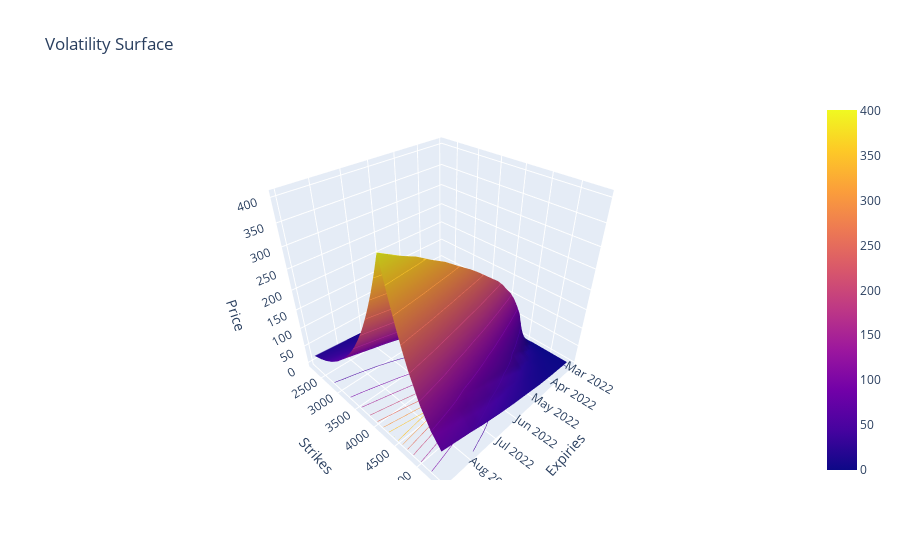
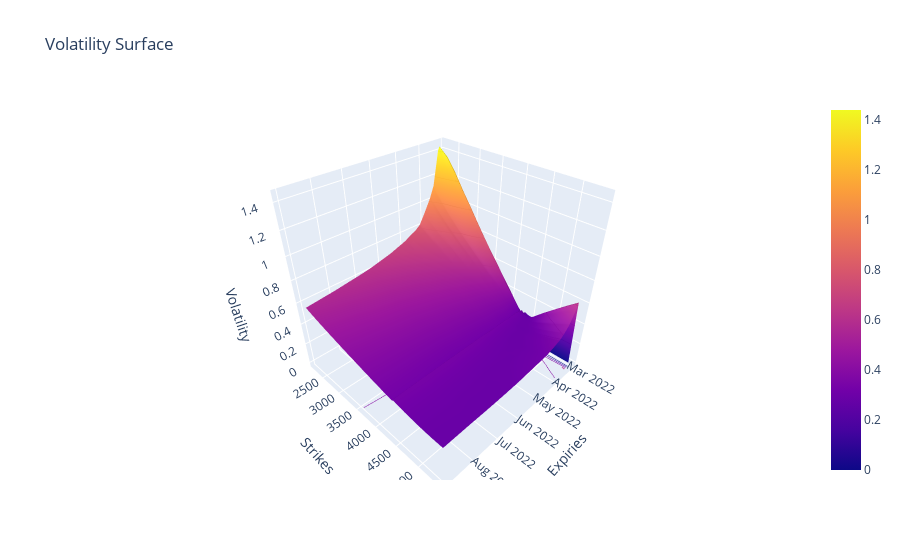

These figures' notebook cell, in order:
### Markdown cell above
---

### Code cell
fig = plot_volatility_surface(
	time=time,
	volatility_surface=spx_vs,
	quantity_method="model_price",
	model=model,
	plot_parameters={"moneyness": False, "time_to_expiry": False, "log_moneyness": False, "mid_price": True},
	out_the_money=True,
)
fig.show()


fig = plot_volatility_surface(
	time=time,
	volatility_surface=spx_vs,
	quantity_method="model_pricing_implied_volatility",
	pricing_model=pricing_model,
	model=model,
	plot_parameters={"moneyness": False, "time_to_expiry": False, "log_moneyness": False, "mid_price": True},
	out_the_money=True,
)
fig.show()

### Figure 1 — Plotly figure (JSON) as saved in the notebook; plotly's stock layout.template omitted (floating-point values rounded to 4 significant figures; data arrays with more than 128 entries replaced by an {"elided": "..."} marker saying what was removed)
{"data": [{"contours": {"z": {"highlightcolor": "limegreen", "project": {"z": true}, "show": true, "usecolormap": true}}, "type": "surface", "x": ["2022-03-04", "2022-03-09", "2022-03-11", "2022-03-18", "2022-03-23", "2022-03-25", "2022-03-30", "2022-03-31", "2022-04-01", "2022-04-08", "2022-04-14", "2022-04-22", "2022-04-29", "2022-05-20", "2022-05-31", "2022-06-17", "2022-06-30", "2022-07-15", "2022-07-29", "2022-08-31"], "y": [2200, 2400, 2600, 2800, 3000, 3200, 3400, 3500, 3600, 3700, 3800, 3850, 3900, 3950, 3975, 4000, 4025, 4040, 4050, 4060, 4070, 4075, 4080, 4090, 4100, 4110, 4120, 4125, 4130, 4140, 4150, 4160, 4170, 4175, 4180, 4190, 4200, 4210, 4220, 4225, 4230, 4240, 4250, 4260, 4270, 4275, 4280, 4290, 4300, 4310, 4320, 4325, 4330, 4340, 4350, 4360, 4370, 4375, 4380, 4390, 4400, 4410, 4420, 4425, 4430, 4440, 4450, 4460, 4470, 4475, 4480, 4490, 4500, 4510, 4525, 4550, 4600, 4650, 4700, 4800, 5000, 5200, 5400], "z": {"elided": "83x20 float values"}}], "layout": {"scene": {"aspectmode": "cube", "xaxis": {"title": {"text": "Expiries"}}, "yaxis": {"title": {"text": "Strikes"}}, "zaxis": {"title": {"text": "Price"}}}, "title": {"text": "Volatility Surface"}}}

### Figure 2 — Plotly figure (JSON) as saved in the notebook; plotly's stock layout.template omitted (floating-point values rounded to 4 significant figures; data arrays with more than 128 entries replaced by an {"elided": "..."} marker saying what was removed)
{"data": [{"contours": {"z": {"highlightcolor": "limegreen", "project": {"z": true}, "show": true, "usecolormap": true}}, "type": "surface", "x": ["2022-03-04", "2022-03-09", "2022-03-11", "2022-03-18", "2022-03-23", "2022-03-25", "2022-03-30", "2022-03-31", "2022-04-01", "2022-04-08", "2022-04-14", "2022-04-22", "2022-04-29", "2022-05-20", "2022-05-31", "2022-06-17", "2022-06-30", "2022-07-15", "2022-07-29", "2022-08-31"], "y": [2200, 2400, 2600, 2800, 3000, 3200, 3400, 3500, 3600, 3700, 3800, 3850, 3900, 3950, 3975, 4000, 4025, 4040, 4050, 4060, 4070, 4075, 4080, 4090, 4100, 4110, 4120, 4125, 4130, 4140, 4150, 4160, 4170, 4175, 4180, 4190, 4200, 4210, 4220, 4225, 4230, 4240, 4250, 4260, 4270, 4275, 4280, 4290, 4300, 4310, 4320, 4325, 4330, 4340, 4350, 4360, 4370, 4375, 4380, 4390, 4400, 4410, 4420, 4425, 4430, 4440, 4450, 4460, 4470, 4475, 4480, 4490, 4500, 4510, 4525, 4550, 4600, 4650, 4700, 4800, 5000, 5200, 5400], "z": {"elided": "83x20 float values"}}], "layout": {"scene": {"aspectmode": "cube", "xaxis": {"title": {"text": "Expiries"}}, "yaxis": {"title": {"text": "Strikes"}}, "zaxis": {"title": {"text": "Volatility"}}}, "title": {"text": "Volatility Surface"}}}
